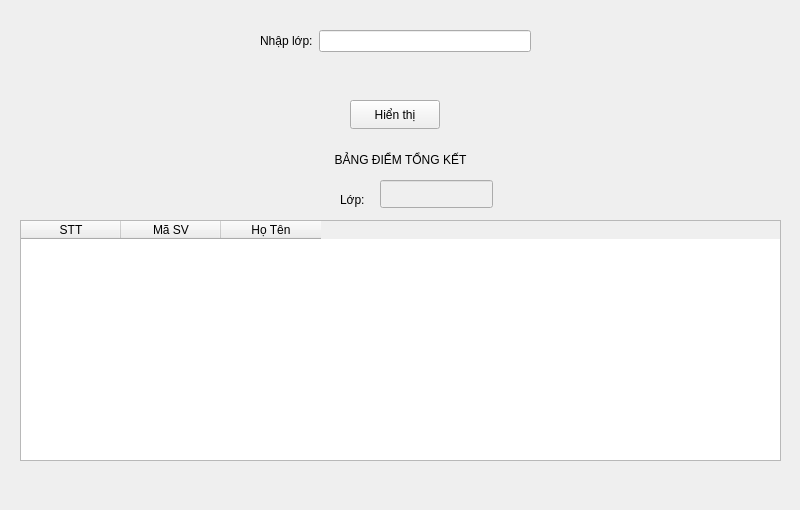
      <widget class="QWidget" name="DiemTongKet">
       <attribute name="title">
        <string>Điểm tổng kết</string>
       </attribute>
       <widget class="QWidget" name="formWidget_2" native="true">
        <property name="geometry">
         <rect>
          <x>260</x>
          <y>30</y>
          <width>271</width>
          <height>51</height>
         </rect>
        </property>
        <layout class="QFormLayout" name="formLayout_2">
         <item row="0" column="0">
          <widget class="QLabel" name="label_22">
           <property name="text">
            <string>Nhập lớp:</string>
           </property>
          </widget>
         </item>
         <item row="0" column="1">
          <widget class="QLineEdit" name="txtDiemTK"/>
         </item>
        </layout>
       </widget>
       <widget class="QPushButton" name="btnDiemTK">
        <property name="geometry">
         <rect>
          <x>350</x>
          <y>100</y>
          <width>90</width>
          <height>29</height>
         </rect>
        </property>
        <property name="text">
         <string>Hiển thị</string>
        </property>
       </widget>
       <widget class="QWidget" name="widget_8" native="true">
        <property name="geometry">
         <rect>
          <x>10</x>
          <y>140</y>
          <width>781</width>
          <height>361</height>
         </rect>
        </property>
        <property name="autoFillBackground">
         <bool>true</bool>
        </property>
        <widget class="QLabel" name="label_24">
         <property name="geometry">
          <rect>
           <x>0</x>
           <y>10</y>
           <width>781</width>
           <height>20</height>
          </rect>
         </property>
         <property name="text">
          <string>BẢNG ĐIỂM TỔNG KẾT</string>
         </property>
         <property name="alignment">
          <set>Qt::AlignmentFlag::AlignCenter</set>
         </property>
        </widget>
        <widget class="QLabel" name="label_25">
         <property name="geometry">
          <rect>
           <x>330</x>
           <y>50</y>
           <width>63</width>
           <height>20</height>
          </rect>
         </property>
         <property name="text">
          <string>Lớp: </string>
         </property>
        </widget>
        <widget class="QLineEdit" name="hienLopDTK">
         <property name="enabled">
          <bool>false</bool>
         </property>
         <property name="geometry">
          <rect>
           <x>370</x>
           <y>40</y>
           <width>113</width>
           <height>28</height>
          </rect>
         </property>
        </widget>
        <widget class="QTableWidget" name="tblDiemTK">
         <property name="geometry">
          <rect>
           <x>10</x>
           <y>80</y>
           <width>761</width>
           <height>241</height>
          </rect>
         </property>
         <attribute name="horizontalHeaderVisible">
          <bool>true</bool>
         </attribute>
         <attribute name="horizontalHeaderCascadingSectionResizes">
          <bool>true</bool>
         </attribute>
         <attribute name="horizontalHeaderShowSortIndicator" stdset="0">
          <bool>false</bool>
         </attribute>
         <attribute name="horizontalHeaderStretchLastSection">
          <bool>false</bool>
         </attribute>
         <column>
          <property name="text">
           <string>STT</string>
          </property>
         </column>
         <column>
          <property name="text">
           <string>Mã SV</string>
          </property>
         </column>
         <column>
          <property name="text">
           <string>Họ Tên</string>
          </property>
         </column>
        </widget>
       </widget>
      </widget>
